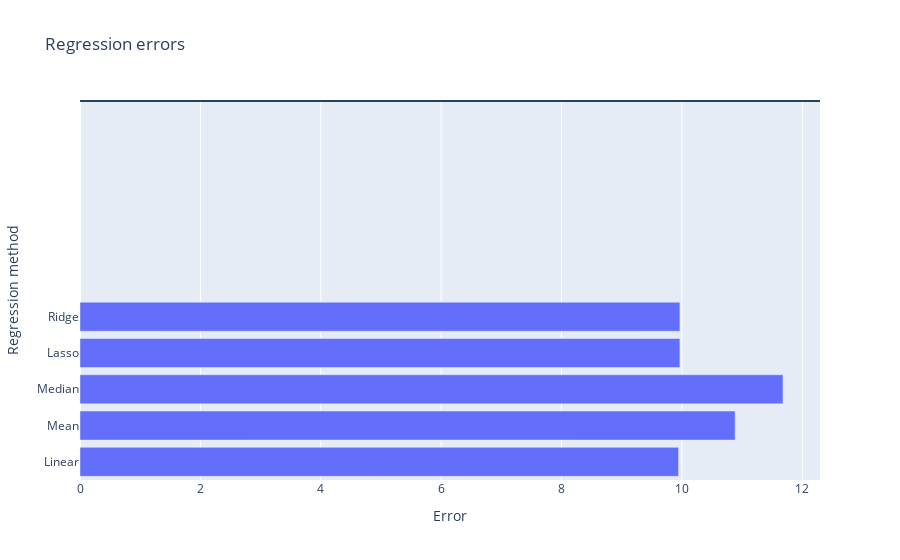

Here is the notebook cell this chart was saved with:
### Code cell
# now let use regression to predict those age values 
ydd=QuestionData60.iloc[:,36]
Xdd=QuestionData60.iloc[:,:-4]
Xdd['accuracy']=QuestionData60['accuracy']
test=AgeOutliers.iloc[:,:-4]
test['accuracy']=AgeOutliers['accuracy']
#linear regression
LinearR=LinearRegression().fit(Xdd,ydd)
Y_pred=LinearR.predict(Xdd)
LinearError=mean_squared_error(ydd,Y_pred,squared=False)
MeanError=mean_squared_error(ydd,[ydd.mean()]*len(ydd),squared=False)
MedianError=mean_squared_error(ydd, [ydd.median()]*len(ydd), squared=False)
#Ridge
RidgeR=linear_model.Lasso(alpha=0.1).fit(Xdd,ydd)
Y_predRidge=RidgeR.predict(Xdd)
RidgeError=mean_squared_error(ydd,Y_predRidge,squared=False)

#lasso
LassoR=linear_model.Lasso(alpha=0.1).fit(Xdd,ydd)
Y_predLasso=LassoR.predict(Xdd)
LassoError=mean_squared_error(ydd,Y_predLasso,squared=False)

fig = px.bar(y=["Linear","Mean","Median","Lasso","Ridge"], \
             x=[LinearError,MeanError,MedianError,LassoError,RidgeError],\
             title="Regression errors",\
             labels={"x": "Error","y": "Regression method"},orientation='h')


             
fig.add_hline(y=min([LinearError,MeanError,MedianError,LassoError,RidgeError]))
fig.show()

'''
All regression methods perform slightly better than using median/mean as replacements.

Among all regression methods, Linear and Ridge achieved the lowest errors (however, the difference between all regression error is very small).

We will use the prediction of the Linear model.
'''

AgePred=LinearR.predict(test)
AgeOutliers['age']=np.round(AgePred)
AgeOutliers

### Figure 1 — Plotly figure (JSON) as saved in the notebook; plotly's stock layout.template omitted (floating-point values rounded to 4 significant figures)
{"data": [{"alignmentgroup": "True", "hovertemplate": "Error=%{x}<br>Regression method=%{y}<extra></extra>", "legendgroup": "", "marker": {"color": "#636efa", "pattern": {"shape": ""}}, "name": "", "offsetgroup": "", "orientation": "h", "showlegend": false, "textposition": "auto", "type": "bar", "x": [9.944, 10.88, 11.68, 9.966, 9.966], "xaxis": "x", "y": ["Linear", "Mean", "Median", "Lasso", "Ridge"], "yaxis": "y"}], "layout": {"barmode": "relative", "legend": {"tracegroupgap": 0}, "shapes": [{"type": "line", "x0": 0, "x1": 1, "xref": "x domain", "y0": 9.944, "y1": 9.944, "yref": "y"}], "title": {"text": "Regression errors"}, "xaxis": {"anchor": "y", "domain": [0, 1], "title": {"text": "Error"}}, "yaxis": {"anchor": "x", "domain": [0, 1], "title": {"text": "Regression method"}}}}
